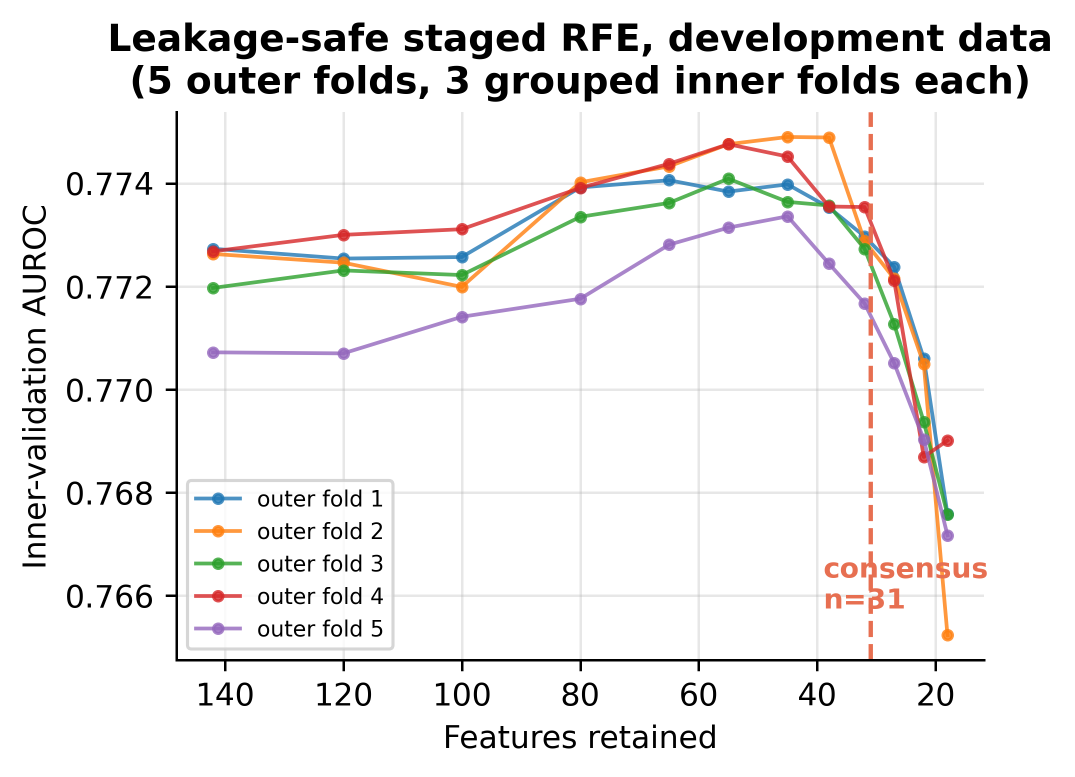
#> input picture figures_v5/v5_rfe_curve_pre_armando.png, 2150 x 1554 px (shown at 1/2 size)
$ python _armando_make_fig2.py
#> lines starting #> are read from the running program, lines starting #| are printed output that depends on the picture; after the words box and inside, x2 and y2 are one past the last pixel; in counts of white or black regions, pixels touching at a corner belong together
"""Move the 'consensus n=31' annotation in Figure 2 clear of the threshold line.

No plotted value is altered. The annotation glyphs are lifted out of the image,
the background they covered is rebuilt (grid lines, the fold-2 curve segment,
and the dashes of the threshold line, the latter copied verbatim from a clean
stretch of the same line), and the same two-line label is redrawn right-aligned
in the clear space to the left of the dashed line.
"""
import os
import numpy as np
from PIL import Image, ImageDraw, ImageFont
import matplotlib

from pathlib import Path as _Path

_REPO = _Path(__file__).resolve().parents[2]
SRC = str(_REPO / "figures_v5" / "v5_rfe_curve_pre_armando.png")
OUT = str(_REPO / "figures_v5" / "v5_rfe_curve.png")

ACCENT = np.array([231, 111, 81])      # threshold line + annotation colour
GRID = np.array([231, 231, 231])
FOLD2 = np.array([255, 152, 62])       # 'outer fold 2' curve

X0, X1, Y0, Y1 = 1600, 2000, 1100, 1240      # area holding the old annotation
DASH_SRC = (1720, 1766, 1242, 1274)          # a clean dash: x0, x1, y0, y1
DASH_RUNS = [1103, 1149, 1196]               # top row of each dash in the area
CURVE_BAND = (1868, 1906)                    # columns owned by the fold-2 curve
GRID_ROWS = (1189, 1194)
GRID_COLS = [(1632, 1637), (1869, 1874)]
RIGHT = 1712                                 # right edge of the moved label

src = Image.open(SRC)
#> src is the input picture: PIL image 2150x1554 RGBA; mean R, G, B, A 240.5, 239.2, 238.7, 255
dpi = src.info.get("dpi", (450, 450))
#> dpi = (450, 450)
a = np.array(src.convert("RGB")).astype(np.int16)

sx0, sx1, sy0, sy1 = DASH_SRC
dash_block = a[sy0:sy1, sx0:sx1].copy()

# --- 1. erase everything accent-toned in the annotation area ------------------
reg = a[Y0:Y1, X0:X1].astype(float)
alpha = (255.0 - reg) / (255.0 - ACCENT)          # white-to-accent blend factor
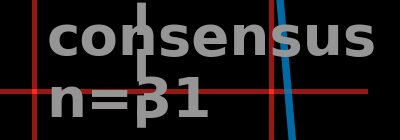
#> alpha: shape (140, 400, 3) float64; mean R, G, B 0.206, 0.175, 0.18; drawn with min black and max white
amean = alpha.mean(axis=2, keepdims=True)
mask = (amean[..., 0] > 0.05) & (np.abs(alpha - amean).max(axis=2) < 0.16)
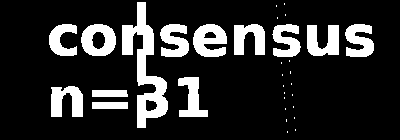
#> mask: shape (140, 400) bool; 17% white; 32 white regions (19 under 20 px), largest, box (x1, y1, x2, y2) and area: (122, 2, 168, 128) 2181, (193, 24, 227, 57) 787, (81, 24, 116, 56) 751
warm = (reg[..., 0] - reg[..., 2] > 10) & (reg[..., 0] > 190)
#> warm: shape (140, 400) bool; 18.6% white; 13 white regions, largest, box (x1, y1, x2, y2) and area: (122, 2, 168, 128) 2182, (272, 0, 301, 140) 1622, (193, 24, 227, 57) 780
warm[:, CURVE_BAND[0] - X0:CURVE_BAND[1] - X0] = False   # that band is orange
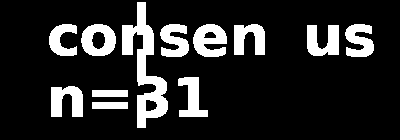
#> warm: shape (140, 400) bool; 15.8% white; 12 white regions, largest, box (x1, y1, x2, y2) and area: (122, 2, 168, 128) 2182, (193, 24, 227, 57) 780, (81, 24, 116, 56) 742
mask |= warm
#> mask: shape (140, 400) bool; 17% white; 32 white regions (19 under 20 px), largest, box (x1, y1, x2, y2) and area: (122, 2, 168, 128) 2190, (193, 24, 227, 57) 787, (81, 24, 116, 56) 751

reg_out = a[Y0:Y1, X0:X1]
reg_out[mask] = 255

# the last 's' of 'consensus' sat on top of the fold-2 curve; wipe that block
# back to white and rebuild both the grid line and the curve inside it.
CB0, CB1 = CURVE_BAND
CY0, CY1 = 1112, 1170
reg_out[CY0 - Y0:CY1 - Y0, CB0 - X0:CB1 - X0] = 255
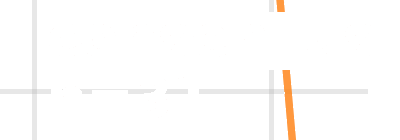
#> reg_out: shape (140, 400, 3) int16; mean R, G, B 253.9, 252.8, 251.8

# --- 2. rebuild the grid lines that ran under the label -----------------------
paintable = np.ones(reg_out.shape[:2], dtype=bool)
paintable[:, CB0 - X0:CB1 - X0] = False
paintable[CY0 - Y0:CY1 - Y0, CB0 - X0:CB1 - X0] = True
for y in range(*GRID_ROWS):
    reg_out[y - Y0][paintable[y - Y0]] = GRID
#> reg_out: shape (140, 400, 3) int16; 1.09% of pixels changed, all inside (x1, y1, x2, y2) = (32, 89, 400, 94)
for c0, c1 in GRID_COLS:
    for x in range(c0, c1):
        if X0 <= x < X1:
            reg_out[:, x - X0][paintable[:, x - X0]] = GRID
#> reg_out: shape (140, 400, 3) int16; mean R, G, B 253.6, 252.4, 251.5
a[Y0:Y1, X0:X1] = reg_out

# --- 3. rebuild the fold-2 curve segment the word 'consensus' had covered -----
# straight, near-vertical run; the centre line is read from untouched rows
# above and below (x = 1881 at y = 1120, x = 1885 at y = 1160)
SS, PX, PY, PN = 8, 1860, 1104, 80
m = Image.new("L", (PN * SS, PN * SS), 0)
#> m: PIL image 640x640 L; every value is 0
ImageDraw.Draw(m).line(
    [((1879.8 - PX) * SS, (1108 - PY) * SS), ((1886.4 - PX) * SS, (1174 - PY) * SS)],
    fill=255, width=7 * SS,
)
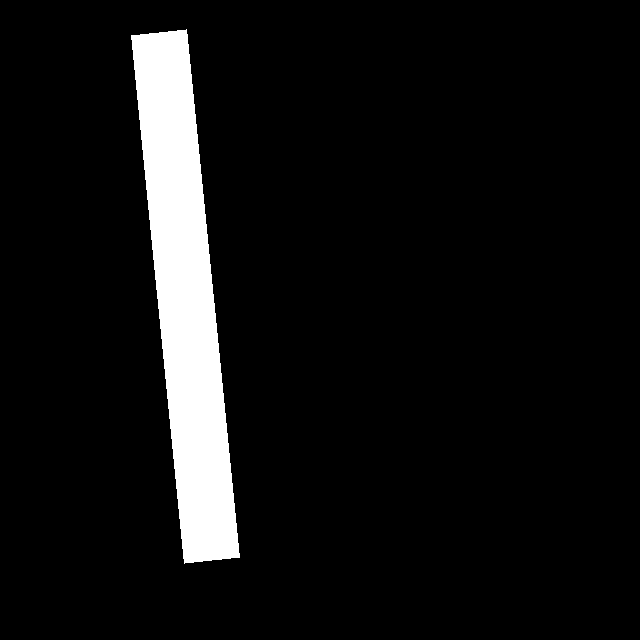
#> m: PIL image 640x640 L; 7.3% white; 1 white region, box (x1, y1, x2, y2) and area: (131, 29, 240, 564) 29891
cov = (np.array(m.resize((PN, PN), Image.BOX)).astype(float) / 255.0)[..., None]
patch = a[PY:PY + PN, PX:PX + PN]
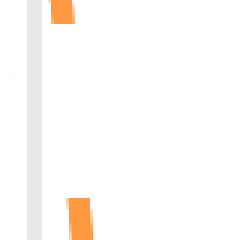
#> patch: shape (80, 80, 3) int16 (shown 3 times larger); mean R, G, B 253.5, 250.9, 248.5
a[PY:PY + PN, PX:PX + PN] = np.round(patch * (1 - cov) + FOLD2 * cov)

# --- 4. restore the threshold-line dashes from a clean stretch of the line ----
for top in DASH_RUNS:
    a[top:top + (sy1 - sy0), sx0:sx1] = dash_block

img = Image.fromarray(np.clip(a, 0, 255).astype(np.uint8))
draw = ImageDraw.Draw(img)

# --- 5. redraw the label, right-aligned clear of the dashed line --------------
font_path = os.path.join(os.path.dirname(matplotlib.__file__),
                         "mpl-data", "fonts", "ttf", "DejaVuSans-Bold.ttf")
size = 1
while draw.textlength("consensus", font=ImageFont.truetype(font_path, size + 1)) <= 323:
    size += 1
#> this loop made 53 passes
#> after the loop, size = 54
font = ImageFont.truetype(font_path, size)

for text, top in (("consensus", 1124), ("n=31", 1177)):
    bbox = draw.textbbox((0, 0), text, font=font)
    draw.text((RIGHT - bbox[2], top - bbox[1]), text, font=font, fill=tuple(ACCENT))
#> this loop made 2 passes
#> bbox on passes 1 to 2: (0, 20, 317, 52), (0, 11, 159, 52)

img.save(OUT, dpi=dpi)
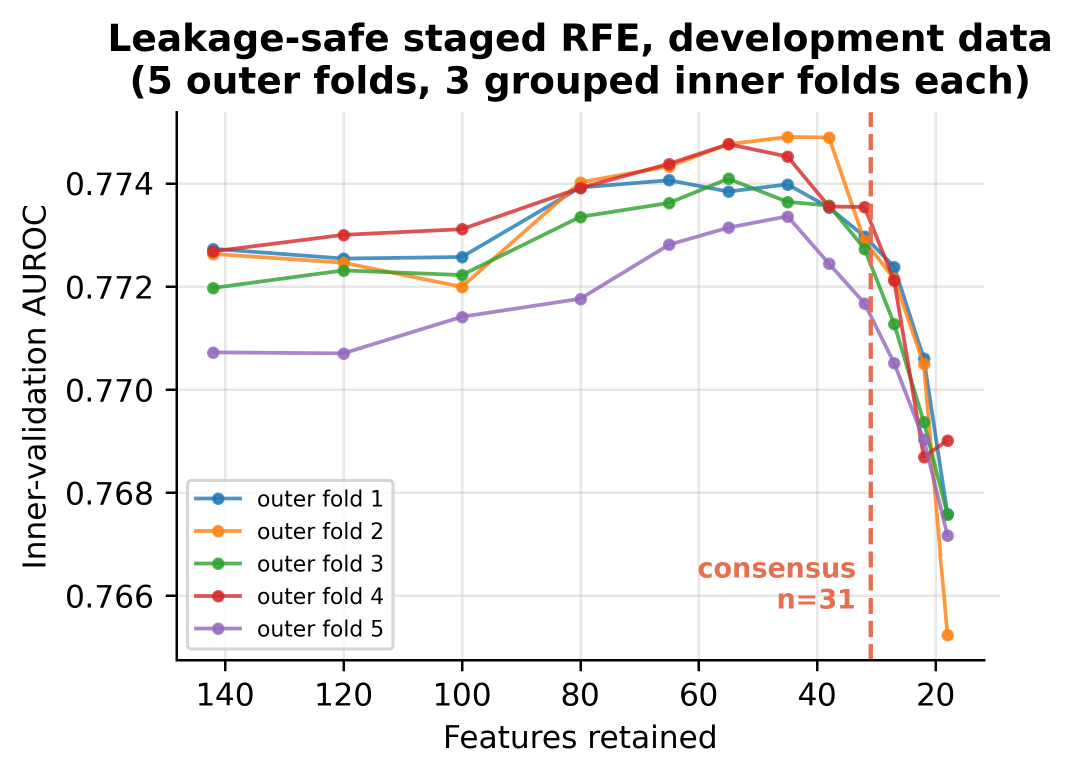
#> saved as v5_rfe_curve.png: PIL image 2150x1554 RGB (shown at 1/2 size); mean R, G, B 240.5, 239.2, 238.7
print("wrote", OUT, img.size, dpi, "| glyph size", size)
#| wrote figures_v5/v5_rfe_curve.png (2150, 1554) (450.0118, 450.0118) | glyph size 54
